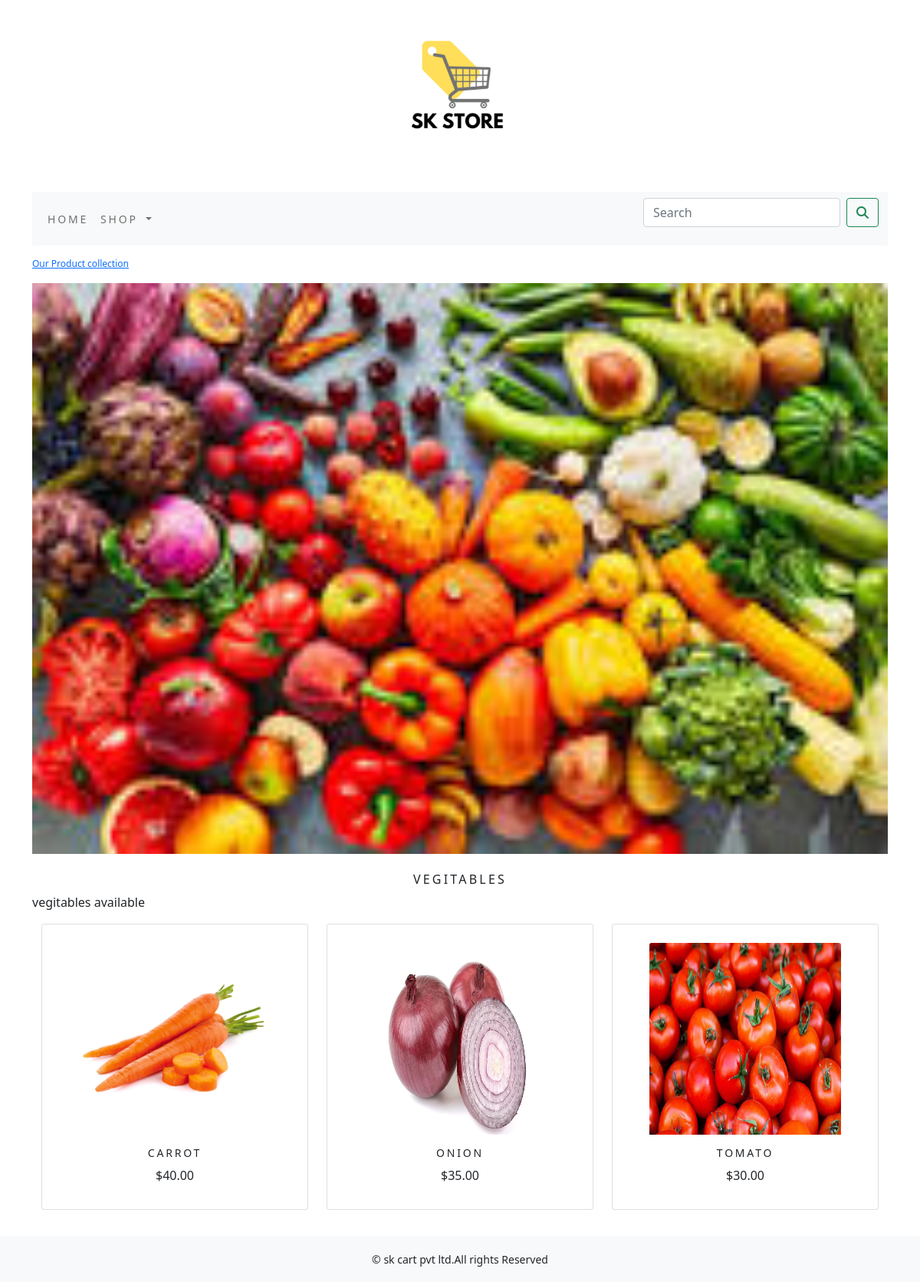
/shop/vegitables/, run on the app's committed database.
### shop/models.py (models this page shows, shortened)
class Category(models.Model):
    name=models.CharField(max_length=250,unique=True)
    slug=models.SlugField(max_length=250,unique=True)
    description=models.TextField(blank=True)
    image=models.ImageField(upload_to='category',blank=True)
    class Meta:
        ordering=('name',)
        verbose_name='category'
        verbose_name_plural='categories'
    def get_url(self):
        return reverse('shop:products_by_category',args=[self.slug])
    def __str__(self):
        return  '{}'.format(self.name)

class Product(models.Model):
    name=models.CharField(max_length=250,unique=True)
    slug=models.SlugField(max_length=250,unique=True)
    description = models.TextField(blank=True)
    price = models.DecimalField(max_digits=10,decimal_places=2)
    category=models.ForeignKey(Category,on_delete=models.CASCADE)
    image = models.ImageField(upload_to='product', blank=True)
    stock = models.IntegerField()
    available = models.BooleanField(default=True)
    created = models.DateTimeField(auto_now_add=True)
    updated = models.DateTimeField(auto_now=True)
    class Meta:
        ordering=('name',)
        verbose_name='products'
        verbose_name_plural='products'
    def get_url(self):
        return reverse('shop:productdetails',args=[self.category.slug, self.slug])
    def __str__(self):
        return  '{}'.format(self.name)

### shop/views.py (the view)
# urls.py: path('', views.allproduct, name='allproduct'),
def allproduct(request,c_slug=None):
    c_page=None
    products_list=None
    if c_slug!=None:
        c_page=get_object_or_404(Category,slug=c_slug)
        products_list=Product.objects.all().filter(category=c_page,available=True)
    else:
        products_list=Product.objects.all().filter(available=True)
    paginator=Paginator(products_list,6)
    try:
        page=int(request.GET.get('page','1'))
    except:
        page=1
    try:
        products=paginator.page(page)
    except(EmptyPage,InvalidPage):
        products=paginator.page(paginator.num_pages)
    return render(request, "category.html", {'category':c_page,'products':products})

### cart/context_processers.py (called while the page is built)
def counter(request):
    item_count=0
    if 'admin' in request.path:
        return {}
    else:
        try:
            cart=Cart.objects.filter(cart_id=cart_id(request))
            cart_items=CartItem.objects.all().filter(cart=cart[:1])
            for cat_item in cart_items:
                item_count += cat_item.quantity
        except Cart.DoesNotExist:
            item_count=0
    return dict(item_count=item_count)

### cart/views.py (called while the page is built)
def cart_id(request):
    cart=request.session.session_key
    if not cart:
        cart=request.session.create()
    return cart

### shop/context_processers.py (called while the page is built)
def menu_links(request):
    links=Category.objects.all()
    return dict(links=links)

### templates/category.html (shortened to what this page needs)
{% extends 'base.html' %}
{% load static %}
{% block content %}
    {% if category %}
        <div>
            <div class="row my_row_class">
                <div class="mx_auto">
                    <p><a href="{% url 'shop:allproduct' %}">Our Product collection</a> </p>
                </div>
            </div>
        </div>
    {% endif %}
<div class="mx_auto">
    {% if category %}
        <img class="my_image" src="{{category.image.url}}" alt="{{category.name}}">
</div>
<br>
<div>
    <h1 class="text-center my_title"> {{ category.name }} </h1>
    <p class="text-justify"> {{ category.description }} </p>
</div>
{% endif %}
<div class="container">
    <div class="row mx_auto">
        {% for product in products.object_list %}
            <div class="my_bottom_margin col-9 col-sm-12 col-md-4 xol-lg-4">
            <div class="card text-center" style="min-width:18rem;"><br>
                <a href="{{ product.get_url}}"><img class="card-img-top my_image" style="width: 250px;height: 250px" src="{{product.image.url}}" alt="{{product.name}}"></a>
                <div class="card-body">
                <h4>{{product.name}}</h4>
                <p>${{product.price }}</p>
            </div>
            </div>
        </div>
        {% endfor %}
    </div>
<br>
</div>
{% endblock %}

### static/css/custom.css (style rules this page uses)
.my_row_class { padding-top :15px; }
.my_row_class .mx_auto { color:#000; font-size:12px; }
.my_image { width:100%; height: auto; }
.my_title { font-size :16px; text-transform :uppercase; letter-spacing :.2em; }
.my_bottom_margin { margin-bottom:10px; }
.card { width: 100%; height: 100%; min-height: 300px; flex-direction: column; justify-content: space-between; position: relative; }
.card-body h4 { font-size:14px; text-transform :uppercase; letter-spacing :0.2em }

### data on the page
Category: image (picture), name "VEGITABLES", description "vegitables available"
Product: image (picture), name "CARROT", price "40.00"
Product: image (picture), name "ONION", price "35.00"
Product: image (picture), name "TOMATO", price "30.00"
